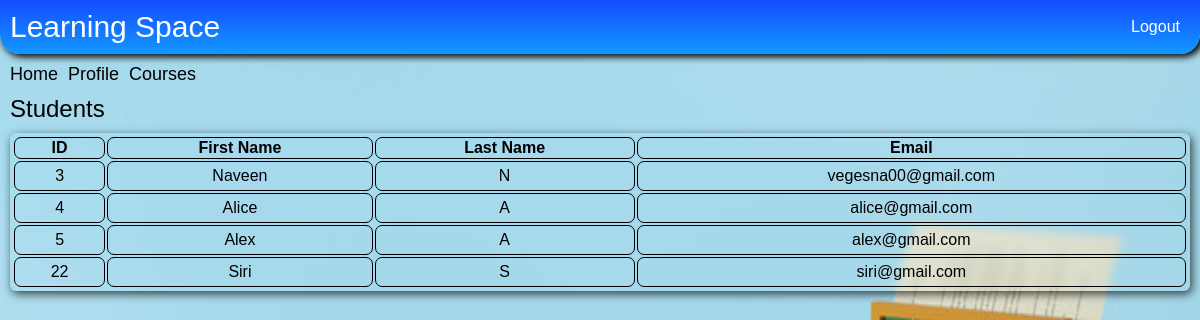
Screenshot of /student/list (signed in) with the database file from the repository.
### e_learn/models.py (models this page shows)
class User(AbstractUser):
    is_student = models.BooleanField(default=False)
    is_instructor = models.BooleanField(default=False)
    is_institution = models.BooleanField(default=False)

### e_learn/views.py (the view)
# urls.py: path('student/list', views.student_list, name='student_list'),
@login_required(login_url='institution_login')
def student_list(request):
    try:
        current_institution = Institution.objects.get(user=request.user)
    except Exception as e:
        return render(request, 'institution_home.html', {'msg': 'Institution details not found!'})
    try:
        details_lst = UserInstitutionRelation.objects.filter(institution=current_institution, is_student=True)
        student_lst = []
        for i in details_lst:
            student_lst.append(i.user)
        if len(student_lst) == 0:
            return render(request, 'institution_home.html',
                          {'msg': 'Students not registered yet, try registering a new student!'})
        return render(request, 'institution_users_list.html', {'user_list': student_lst, 'student_exist': True})
    except Exception as e:
        print(e)
        return render(request, 'institution_home.html',
                      {'msg': 'Students not registered yet, try registering a new student!'})

### e_learn/templates/institution_users_list.html (shortened to what this page needs)
{% extends "base_loggedIn.html" %}
{% block body %}
    {% load static %}
    <link rel="stylesheet" type="text/css" href="{% static 'css/table_pages.css' %}"/>
    <div class="course-list-page">
        <div class="course-list-header">
            <a href="{% url 'institution_home' %}">Home</a>
            <a href="{% url 'institution_home' %}?request_profile=True">Profile</a>
            <a href="{% url 'course_list' %}">Courses</a>
        </div>
        {% if student_exist %}
            <span class="title">Students</span>
        {% else %}
            <span class="title">Instructors</span>
        {% endif %}
        {% if student_exist or instructor_exist %}
            <table class="table-class">
                <thead>
                <tr>
                    <th scope="col" style="border: 1px solid black;"> ID</th>
                    <th scope="col" style="border: 1px solid black;"> First Name</th>
                    <th scope="col" style="border: 1px solid black;"> Last Name</th>
                    <th scope="col" style="border: 1px solid black;"> Email</th>
                </tr>
                </thead>
                <tbody>
                {% for user in user_list %}
                    <tr>
                        <td style="border: 1px solid black;padding: 5px" align="center">{{ user.id }}</td>
                        <td style="border: 1px solid black;padding: 5px" align="center">{{ user.first_name }}</td>
                        <td style="border: 1px solid black;padding: 5px" align="center">{{ user.last_name }}</td>
                        <td style="border: 1px solid black;padding: 5px" align="center">{{ user.email }}</td>
                    </tr>
                {% endfor %}
                </tbody>
            </table>
        {% endif %}
    </div>
{% endblock %}

### e_learn/static/css/base_loggedIn.css (style rules this page uses)
body { margin: 0px; background-image: url('../assets/book.jpeg'); background-size: 100% 100%; background-repeat: no-repeat; background-position: center center; height: 100vh; width: 100vw; font-family: Arial, sans-serif; color: black; }

### e_learn/static/css/table_pages.css (style rules this page uses)
.course-list-page { display: flex; flex-direction: column; }
.course-list-page .course-list-header { display: flex; font-size: 18px; }
.course-list-page .course-list-header > a { text-decoration: none; color: #000000; padding-right: 10px; }
.course-list-page .title { font-size: 24px; padding: 10px 0; }
.course-list-page .table-class { border-radius: 6px; padding: 2px; backdrop-filter: blur(4px); -webkit-backdrop-filter: blur(4px); box-shadow: 2px 3px 10px 0px rgba(0, 0, 0, 0.71); -webkit-box-shadow: 2px 3px 10px 0px rgba(0, 0, 0, 0.71); -moz-box-shadow: 2px 3px 10px 0px rgba(0, 0, 0, 0.71); }
.course-list-page .table-class tr, .course-list-page .table-class th, .course-list-page .table-class td { border-radius: 7px; }

### rows the page displays
User: id "3", first_name "Naveen", last_name "N", email "vegesna00@gmail.com"
User: id "4", first_name "Alice", last_name "A", email "alice@gmail.com"
User: id "5", first_name "Alex", last_name "A", email "alex@gmail.com"
User: id "22", first_name "Siri", last_name "S", email "siri@gmail.com"
